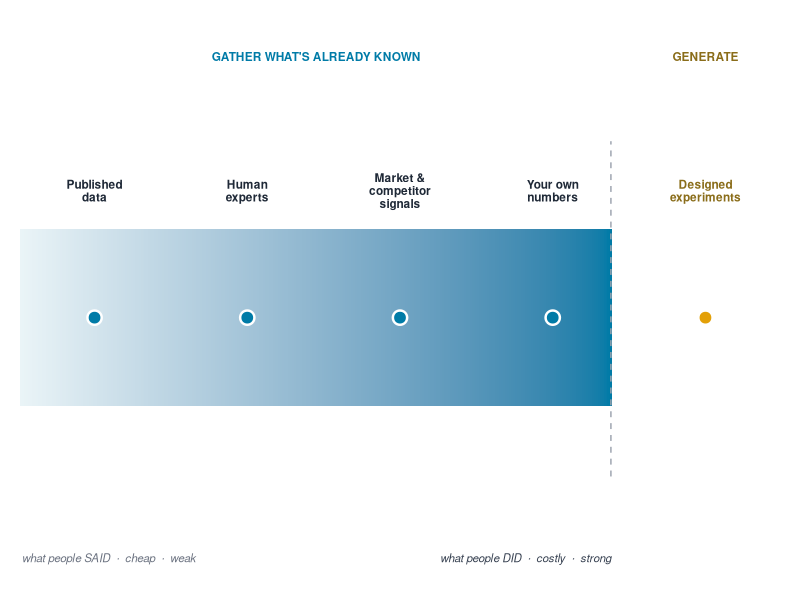

The R source for this figure:
## ---- chunk 1
#| label: fig-evidence-gradient
#| fig-cap: "The evidence gradient. Already-existing sources climb from what people *said* (cheap, weak) toward what they *did* (costlier, stronger). The strongest evidence of all — what your customer does in a test you design — sits past the edge of what is already known. You have to generate it."
#| echo: false
#| fig-width: 9
#| fig-height: 3
#| out-width: "720px"
library(ggplot2)
band <- data.frame(x = seq(0.3, 8.4, length.out = 300))
pts <- data.frame(
  x = c(1.3, 3.4, 5.5, 7.6),
  lab = c("Published\ndata", "Human\nexperts", "Market &\ncompetitor\nsignals", "Your own\nnumbers")
)
gen <- data.frame(x = 9.7, lab = "Designed\nexperiments")
ggplot() +
  geom_tile(data = band, aes(x = x, y = 1, fill = x), width = 0.04, height = 0.5) +
  scale_fill_gradient(low = "#EAF4F7", high = "#007BA7", guide = "none") +
  annotate("segment", x = 8.4, xend = 8.4, y = 0.55, yend = 1.5,
           linetype = "dashed", color = "#9CA3AF") +
  geom_point(data = pts, aes(x, 1), size = 5, color = "white") +
  geom_point(data = pts, aes(x, 1), size = 3.3, color = "#007BA7") +
  geom_text(data = pts, aes(x, 1.36, label = lab), size = 3,
            lineheight = 0.9, fontface = 2, color = "#1F2937") +
  geom_point(data = gen, aes(x, 1), size = 5, color = "white") +
  geom_point(data = gen, aes(x, 1), size = 3.3, color = "#E3A008") +
  geom_text(data = gen, aes(x, 1.36, label = lab), size = 3,
            lineheight = 0.9, fontface = 2, color = "#8A6D1A") +
  annotate("text", x = 0.3, y = 0.32, hjust = 0,
           label = "what people SAID  ·  cheap  ·  weak", size = 2.9,
           fontface = 3, color = "#6B7280") +
  annotate("text", x = 8.4, y = 0.32, hjust = 1,
           label = "what people DID  ·  costly  ·  strong", size = 2.9,
           fontface = 3, color = "#374151") +
  annotate("text", x = 4.35, y = 1.74, label = "GATHER WHAT'S ALREADY KNOWN",
           size = 3, fontface = 2, color = "#007BA7") +
  annotate("text", x = 9.7, y = 1.74, label = "GENERATE",
           size = 3, fontface = 2, color = "#8A6D1A") +
  coord_cartesian(xlim = c(0, 11), ylim = c(0.2, 1.9), expand = FALSE) +
  theme_void()
